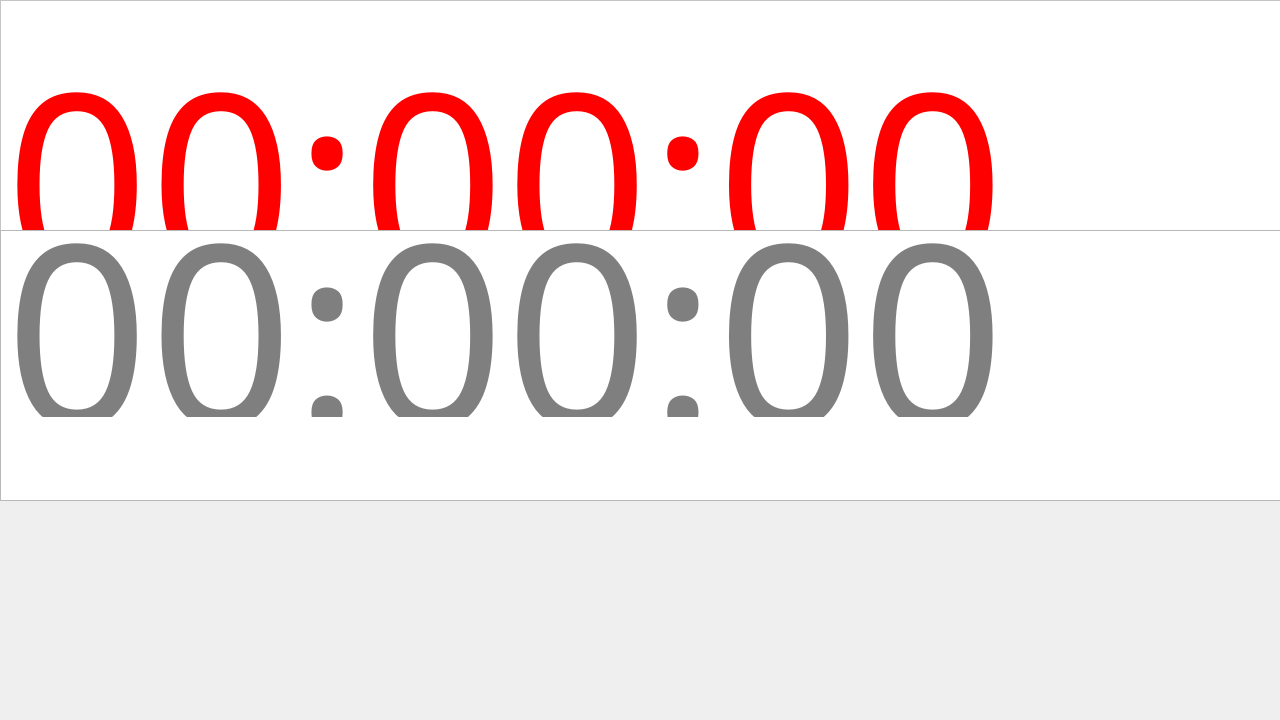
<?xml version="1.0" encoding="UTF-8"?>
<ui version="4.0">
 <class>MainWindow</class>
 <widget class="QMainWindow" name="MainWindow">
  <property name="geometry">
   <rect>
    <x>0</x>
    <y>0</y>
    <width>1280</width>
    <height>720</height>
   </rect>
  </property>
  <property name="sizePolicy">
   <sizepolicy hsizetype="Fixed" vsizetype="Fixed">
    <horstretch>0</horstretch>
    <verstretch>0</verstretch>
   </sizepolicy>
  </property>
  <property name="minimumSize">
   <size>
    <width>0</width>
    <height>0</height>
   </size>
  </property>
  <property name="windowTitle">
   <string>MainWindow</string>
  </property>
  <widget class="QWidget" name="centralWidget">
   <widget class="QPlainTextEdit" name="timerField_top">
    <property name="enabled">
     <bool>false</bool>
    </property>
    <property name="geometry">
     <rect>
      <x>0</x>
      <y>0</y>
      <width>1281</width>
      <height>231</height>
     </rect>
    </property>
    <property name="font">
     <font>
      <family>Menlo</family>
      <pointsize>189</pointsize>
     </font>
    </property>
    <property name="layoutDirection">
     <enum>Qt::LeftToRight</enum>
    </property>
    <property name="styleSheet">
     <string notr="true">background-color: white; color: red;</string>
    </property>
    <property name="verticalScrollBarPolicy">
     <enum>Qt::ScrollBarAlwaysOff</enum>
    </property>
    <property name="horizontalScrollBarPolicy">
     <enum>Qt::ScrollBarAlwaysOff</enum>
    </property>
    <property name="plainText">
     <string>00:00:00</string>
    </property>
   </widget>
   <widget class="QTextEdit" name="timerField">
    <property name="geometry">
     <rect>
      <x>0</x>
      <y>230</y>
      <width>1281</width>
      <height>271</height>
     </rect>
    </property>
    <property name="font">
     <font>
      <family>Menlo</family>
      <pointsize>189</pointsize>
     </font>
    </property>
    <property name="verticalScrollBarPolicy">
     <enum>Qt::ScrollBarAlwaysOff</enum>
    </property>
    <property name="horizontalScrollBarPolicy">
     <enum>Qt::ScrollBarAlwaysOff</enum>
    </property>
    <property name="placeholderText">
     <string>00:00:00</string>
    </property>
   </widget>
  </widget>
 </widget>
 <layoutdefault spacing="6" margin="11"/>
 <resources/>
 <connections/>
</ui>
